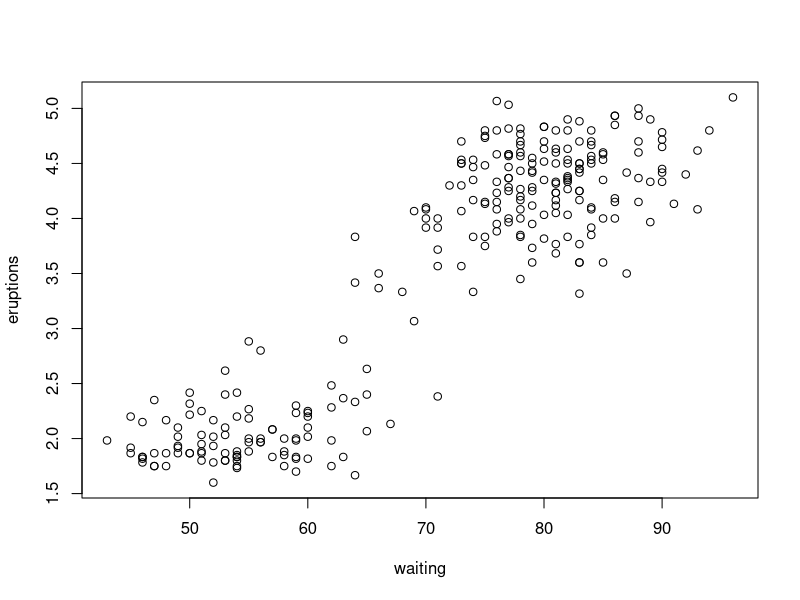
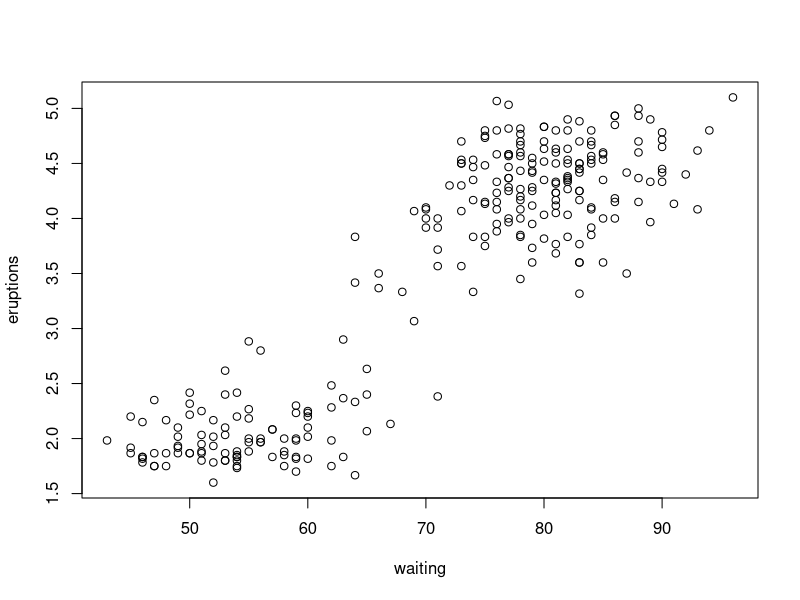

These figures' R source, in order: (Note: this script raises an error after producing the figures.)


data() #to see the whole dataset
View(faithful)
attach(faithful)

names(faithful)

str(faithful) #structure of dataset

head(faithful, 10) #top 10 rows of dataset faithful

summary(faithful) #it gives behaviour of one column also checking missing value. also called univariant analysis

sapply(faithful, function(x) sum(is.na(x)))#another way of missing value check. function(X) is by default for R
#sapply gives ans in column format

#scatter plot and correlation
plot(waiting, eruptions) #x=independent(waiting), y= dependent(eruption)

plot(eruptions~waiting) #~is called TELDA USED FOR SHOWING X DEPANDS ON Y

cor(faithful) #COR IS FOR CORRELATION

# IN THIS EXAMPLE CORRELATION MEANS SMALL CHANGE IN WAITING WILL AFFECT ERRUPTION IN 90% as correlation is showing 90% in output

input<-faithful

#LM STANDS FOR LINEAR MODEL
eruption.lm = lm(eruptions ~ waiting, data = input)

summary(eruption.lm) #gives decision  whether linear relationship is there or not and can find B0 and B1

Y= B0+B1*X
y= -1.87402+0.075628*80
y

anova(eruption.lm) #decison can be taken whether linear relationship is there or not but B0 and B1 can not be found

#just to chck mathematically
input<- faithful
Probability <-data.frame(eruption.lm$fitted.values)

Residual<- data.frame(eruption.lm$residuals)

input[,"Probablity"]<-Probability$eruption.lm.fitted.values
input[,"Residual"]<- Residual$eruption.lm.residuals
summary(eruption.lm)


sum(input$Residual)  

plot(eruptions~waiting)

abline(eruption.lm , col="Red")


par(mfrow=c(2,2)) #to show plot in 2cross2 matrix form

plot(eruption.lm)

library(lmtest) #doubt (update c, c++, java , java d)

dwtest(eruption.lm)

plot(eruptions~waiting)
plot(eruptions~waiting)
abline(eruption.lm, col="red")

